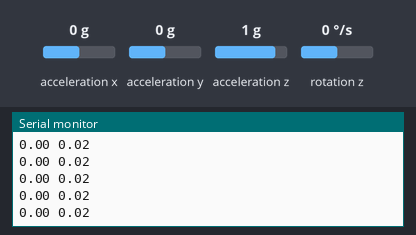
A sketch run on a simulated ESP32. On the bench: the last lines printed to the serial monitor. Wiring (inferred from the names in the program): MPU-6050 motion sensor at I2C address 0x68. The inputs (shaded band) are chosen by the test bench; at power-on: acceleration x 0 g, acceleration y 0 g, acceleration z 1 g, rotation z 0 °/s.

Above: at 3.2 s.
3.3 s: acceleration x set to -1.4 g
At 4.3 s:
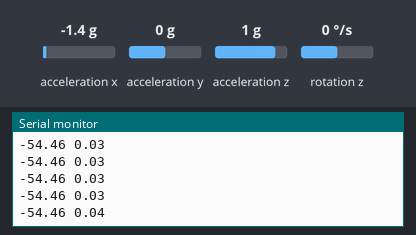
4.8 s: acceleration y set to -1.4 g
At 5.8 s:
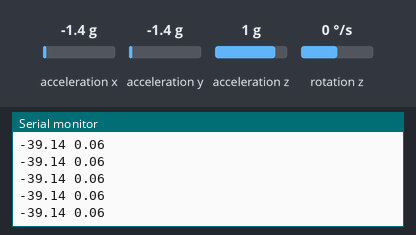
6.3 s: acceleration z set to -1.4 g
At 7.1 s:
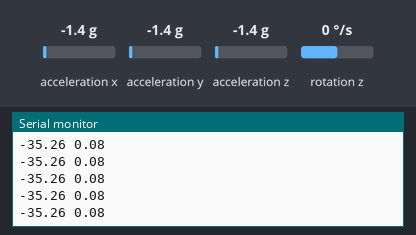
7.8 s: rotation z set to -192 °/s
At 8.9 s:
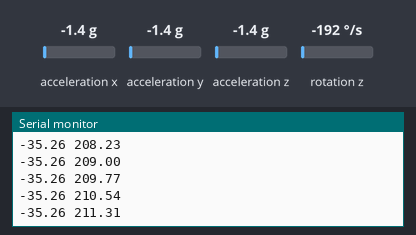
Timing chart, 0 to 10.3 s (numbered marks = the images above; inputs shaded):
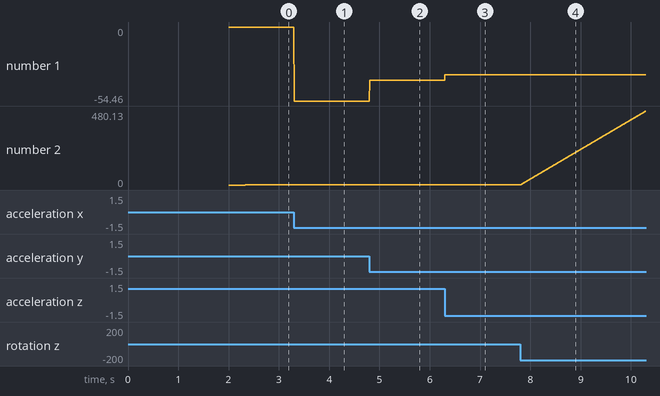

The sketch:

IMU_Test.ino
```cpp
#include <Wire.h>

#define MPU 0x68
#define T 0.004  // 250Hz

unsigned long last_time = 0;

// raw
float gx, gy, gz;
float ax, ay, az;

// angles
float gyro_angle = 0;
float accel_angle = 0;

// bias (set 0 for now)
float gyro_bias = 0;

void setup() {
  Serial.begin(115200);
  Wire.begin(21, 22);

  // wake MPU6050
  Wire.beginTransmission(MPU);
  Wire.write(0x6B);
  Wire.write(0x00);
  Wire.endTransmission();

  // gyro ±500 dps
  Wire.beginTransmission(MPU);
  Wire.write(0x1B);
  Wire.write(0x08);
  Wire.endTransmission();

  // accel ±8g
  Wire.beginTransmission(MPU);
  Wire.write(0x1C);
  Wire.write(0x10);
  Wire.endTransmission();

  delay(2000);
  last_time = micros();
}

void readIMU() {

  // ===== GYRO (0x47) =====
  Wire.beginTransmission(MPU);
  Wire.write(0x47);
  Wire.endTransmission();

  Wire.requestFrom(MPU, 2);
  int16_t gyro_raw = Wire.read() << 8 | Wire.read();

  gy = - gyro_raw / 65.5 + 0.02 - 0.00483 + 0.000097 + 0.000011/60;   // deg/s

  // ===== ACCEL =====
  Wire.beginTransmission(MPU);
  Wire.write(0x3B);
  Wire.endTransmission();

  Wire.requestFrom(MPU, 6);

  int16_t axr = Wire.read() << 8 | Wire.read();
  int16_t ayr = Wire.read() << 8 | Wire.read();
  int16_t azr = Wire.read() << 8 | Wire.read();

  ax = axr / 4096.0;
  ay = ayr / 4096.0;
  az = azr / 4096.0;

  // pitch from accel
  accel_angle = atan2(ax, sqrt(ay * ay + az * az)) * 180.0 / PI;
}

void loop() {

  if (micros() - last_time >= T * 1000000) {
    last_time += T * 1000000;

    readIMU();

    // gyro integration
    gyro_angle += (gy - gyro_bias) * T;

    // ===== SERIAL PLOTTER OUTPUT =====
    Serial.print(accel_angle);
    Serial.print(" ");
    Serial.println(gyro_angle);
  }
}
```

Measured:
- after the input at 3.3 s, the serial monitor: prints a new line at once (image 1)
- after the input at 4.8 s, the serial monitor: prints a new line at once (image 2)
- after the input at 6.3 s, the serial monitor: prints a new line at once (image 3)
- after the input at 7.8 s, the serial monitor: prints a new line at once (image 4)
- plotted number 1: 0 → -54.46 after the input at 3.3 s, -54.46 → -39.14 after the input at 4.8 s, -39.14 → -35.26 after the input at 6.3 s
- plotted number 2: 0.09 → 480.13 after the input at 7.8 s
